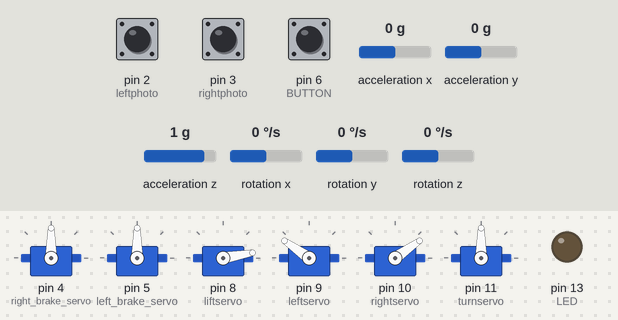
A sketch run on a simulated Arduino Uno, built with avr-gcc and run on an emulated ATmega328P. On the bench: 6 × servo, output pins drawn as LEDs (lit = HIGH). Inputs (shaded band) come from the test bench; at power-on: pin 6 (BUTTON) HIGH, rotation z 0 °/s, acceleration x 0 g, acceleration y 0 g, acceleration z 1 g, pin 2 (leftphoto) LOW, pin 3 (rightphoto) LOW, rotation x 0 °/s, rotation y 0 °/s. What the sketch prints to the serial monitor is not drawn.

Above: at 1.7 s.
1.8 s: pin 6 (BUTTON) pulled LOW for 0.15 s
At 2.1 s:
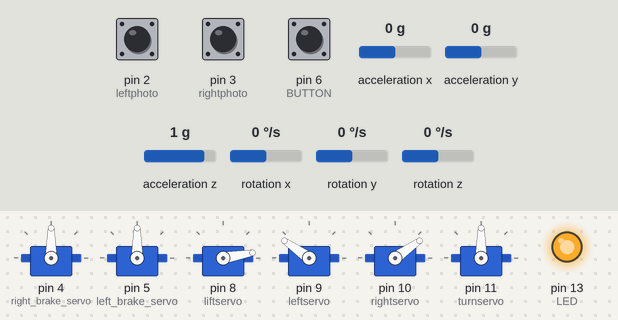
At 2.81 s:
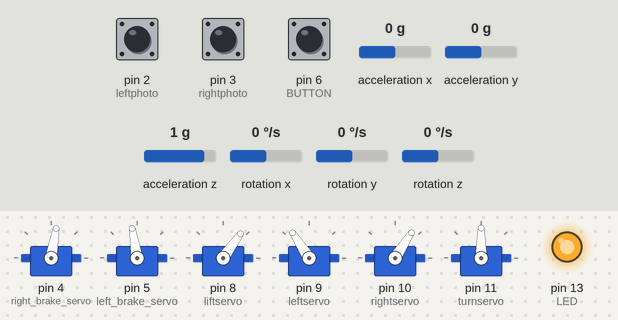
4.8 s: rotation z set to -192 °/s
7.8 s: acceleration x set to -1.4 g
10.8 s: rotation z set to 0 °/s
13.5 s: acceleration y set to 0.8 g
At 14.6 s:
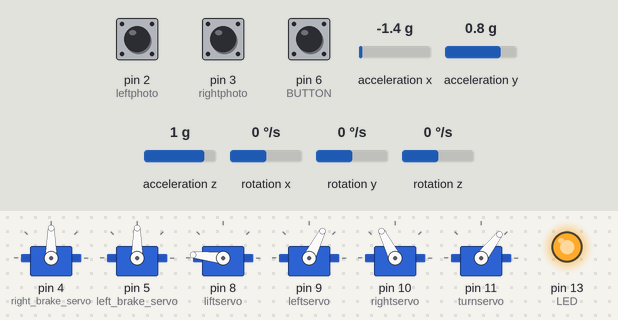
15.0 s: acceleration z set to 0 g
At 16.1 s:
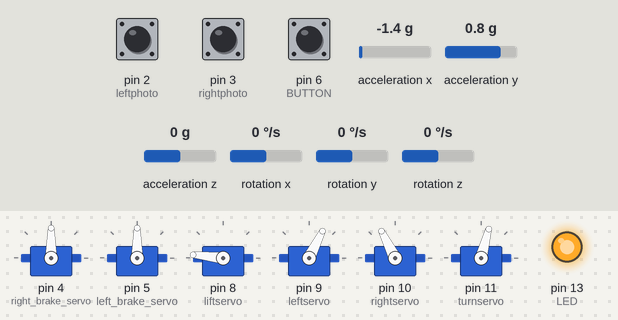
Timing chart, 0 to 17.5 s (numbered marks = the images above; inputs shaded):
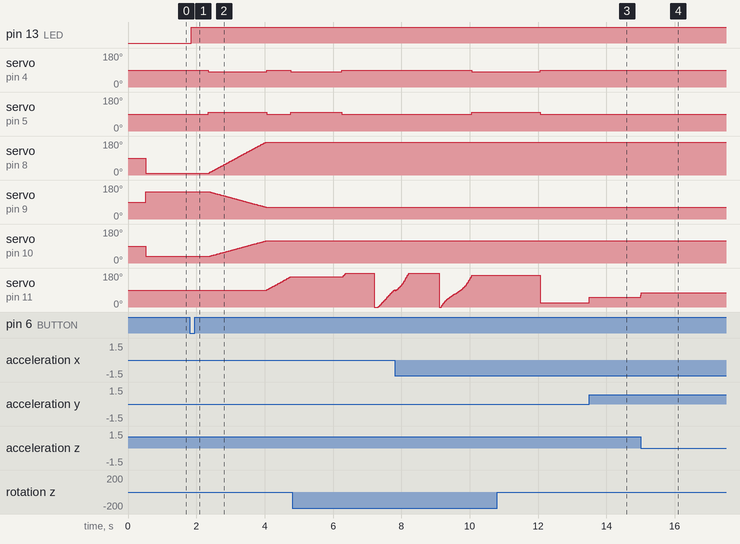

The sketch:

Final_Exam_Code.ino
```cpp
// Library
#include <util/atomic.h> // For the ATOMIC_BLOCK macro
#include <Servo.h> // For servo motor control
#include "I2Cdev.h"// For I2C communicate
#include "MPU6050_6Axis_MotionApps612.h"//For IMU
#if I2CDEV_IMPLEMENTATION == I2CDEV_ARDUINO_WIRE
#include "Wire.h"
#endif
// Declaration
Servo leftservo;// Servo motor
Servo rightservo;// Servo motor
Servo turnservo;// Servo motor
Servo liftservo;// Servo motor
Servo right_brake_servo;
Servo left_brake_servo;
MPU6050 mpu;// IMU
//BOT &LED PIN
#define BUTTON 6  // interrupt only 2 3 available
#define LED 13
// measure distance parameter
#define leftphoto 2
#define rightphoto 3
volatile long leftcounti = 0;
volatile long rightcounti = 0;
float leftphi = 0;
float rightphi = 0;
float d_leftphi = 0;
float d_rightphi = 0;
float last_leftphi = 0;
float last_rightphi = 0;
float leftdisplacement = 0;
float rightdisplacement = 0;
float wheelradius = 1.5;
float wheeldistance = 14.88;
long  leftsensorRead = 0;
long  rightsensorRead = 0;
double x = 0,y = 0,theta = 0;
unsigned long right_time = 0;
unsigned long last_right_time = 0;
unsigned long left_time = 0;
unsigned long last_left_time = 0;
unsigned long time = 0;
#define OUTPUT_READABLE_YAWPITCHROLL
// #define INTERRUPT_PIN 2  // use pin 2 on Arduino Uno & most boards
//time interval
#define interval_1 500
#define interval_2 1500
#define interval_3 3800
#define interval_4 2000
#define interval_5 5000
// Botton Parameter
int led_state = LOW;
int button_state;
int last_button_state = HIGH;
unsigned long last_debounce_time = 0;
unsigned long debounce_delay = 50;
// Motor State
int state = 0;
int i = 0;
int pos_left = 145;
int pos_right = 35;
int pos_lift = 10;
int pos_turn = 90;
// MPU control/status vars
bool dmpReady = false;  // set true if DMP init was successful
uint8_t mpuIntStatus;   // holds actual interrupt status byte from MPU
uint8_t devStatus;      // return status after each device operation (0 = success, !0 = error)
uint16_t packetSize;    // expected DMP packet size (default is 42 bytes)
uint16_t fifoCount;     // count of all bytes currently in FIFO
uint8_t fifoBuffer[64]; // FIFO storage buffer
// orientation/motion vars
Quaternion q;           // [w, x, y, z]         quaternion container
VectorInt16 aa;         // [x, y, z]            accel sensor measurements
VectorInt16 gy;         // [x, y, z]            gyro sensor measurements
VectorInt16 aaReal;     // [x, y, z]            gravity-free accel sensor measurements
VectorInt16 aaWorld;    // [x, y, z]            world-frame accel sensor measurements
VectorFloat gravity;    // [x, y, z]            gravity vector
float ypr[3];           // [yaw, pitch, roll]   yaw/pitch/roll container and gravity vector
double yaw;
// time_interval vars
unsigned long current_time = 0;
unsigned long start_time = 0;
// ================================================================
// ===               INTERRUPT DETECTION ROUTINE                ===
// ================================================================
volatile bool mpuInterrupt = false;     // indicates whether MPU interrupt pin has gone high
void dmpDataReady() {
  mpuInterrupt = true;
}
////////////////////        SETUP        ////////////////////

void setup() {
  pinMode(BUTTON, INPUT_PULLUP);; //set as pull-up resistor
  pinMode(LED,OUTPUT);
  IMU_Initialize();
  right_brake_servo.attach(4);
  left_brake_servo.attach(5);
  liftservo.attach(8);
  leftservo.attach(9);
  rightservo.attach(10);
  turnservo.attach(11);
  right_brake_servo.write(90);
  left_brake_servo.write(90);
  pinMode(leftphoto, INPUT);
  pinMode(rightphoto, INPUT);
  attachInterrupt(digitalPinToInterrupt(rightphoto),rightcount,RISING);
  attachInterrupt(digitalPinToInterrupt(leftphoto),leftcount,RISING);
}
////////////////////        LOOP        ////////////////////
void loop() {
  Serial.print("state:");
  Serial.println(state);
  if (state==0){
    liftservo.write(10);
    leftservo.write(145);
    rightservo.write(35);
    turnservo.write(90);
    ReadAndDebounceBotton();
  }
  if (state==1){
    led_state = !led_state;// LED dark->light
    digitalWrite(LED,led_state); //LED light
    for(start_time = millis() ;  current_time < start_time + interval_1 ; current_time = millis()){
    }
    state++;
  }
  if(state == 2){
    brake();
    open_sails();
    cancel_brake();
    state++;
  }
  if (state == 3){
    turn_sail(160);
    for(start_time = millis() ;  current_time < start_time + interval_2 ; current_time = millis()){
      brake();
    }
    cancel_brake();
    for(start_time = millis() ;  current_time < start_time + interval_3 ; current_time = millis()){
      turn_sail_with_IMU(160);
    }
    for(start_time = millis() ;  current_time < start_time + interval_4 ; current_time = millis()){
      brake();
    }
    cancel_brake();
    for(start_time = millis() ;  current_time < start_time + interval_5 ; current_time = millis()){
      turn_sail_with_IMU(15);
    }
    state++;
  }
  if (state == 4){
    ReadAndDebounceBotton();
    Serial.println(pos_turn);
  }
  if (state == 5){
    led_state = !led_state;// light->dark
    digitalWrite(LED,led_state); //dark
    close_turn_sail();
    close_main_sail();
    close_side_sails();
    state = 0;
  }
}
////////////////////        FUNCTION        ////////////////////
void ReadAndDebounceBotton(){
  int reading = digitalRead(BUTTON);
  if (reading != last_button_state) {
    last_debounce_time = millis();
  }
  if ((millis() - last_debounce_time) > debounce_delay) {
    if (reading != button_state) {
      button_state = reading;
      if (button_state == LOW) {
        state++;
      }
    }
  }
  last_button_state = reading;
}
void open_sails(){
  while((pos_lift < 175) && ( pos_left > 45 && pos_right < 135 )){
      liftservo.write(pos_lift);
      leftservo.write(pos_left);
      rightservo.write(pos_right);
      delay(20);
      if(pos_lift < 175){
        pos_lift += 2;
      }
      Serial.print((pos_lift < 175) && ( pos_left > 45 && pos_right < 135 ));
      Serial.print("\t");
      Serial.println(pos_lift);
      if(pos_left > 45 && pos_right < 135){
        pos_left -= 1;
        pos_right += 1;
      }
    }
}
void IMU_Initialize(){
    // join I2C bus (I2Cdev library doesn't do this automatically)
  #if I2CDEV_IMPLEMENTATION == I2CDEV_ARDUINO_WIRE
    Wire.begin();
    Wire.setClock(400000); // 400kHz I2C clock. Comment this line if having compilation difficulties
    Wire.setWireTimeout(3000, true);
  #elif I2CDEV_IMPLEMENTATION == I2CDEV_BUILTIN_FASTWIRE
    Fastwire::setup(400, true);
  #endif
  // initialize serial communication
  Serial.begin(115200);
  while (!Serial); // wait for Leonardo enumeration, others continue immediately
  // initialize device
  Serial.println(F("Initializing I2C devices..."));
  mpu.initialize();
  //pinMode(INTERRUPT_PIN, INPUT);
  // verify connection
  Serial.println(F("Testing device connections..."));
  Serial.println(mpu.testConnection() ? F("MPU6050 connection successful") : F("MPU6050 connection failed"));
  // wait for ready
  // Serial.println(F("\nSend any character to begin DMP programming and demo: "));
  while (Serial.available() && Serial.read()); // empty buffer
  // while (!Serial.available());                 // wait for data
  // while (Serial.available() && Serial.read()); // empty buffer again

  // load and configure the DMP
  Serial.println(F("Initializing DMP..."));
  devStatus = mpu.dmpInitialize();
  // make sure it worked (returns 0 if so)
  if (devStatus == 0) {
    // Calibration Time: generate offsets and calibrate our MPU6050
    mpu.CalibrateAccel(15);
    mpu.CalibrateGyro(15);
    Serial.println();
    mpu.PrintActiveOffsets();
    // turn on the DMP, now that it's ready
    Serial.println(F("Enabling DMP..."));
    mpu.setDMPEnabled(true);

    // enable Arduino interrupt detection
    Serial.print(F("Enabling interrupt detection (Arduino external interrupt "));
    //Serial.print(digitalPinToInterrupt(INTERRUPT_PIN));
    Serial.println(F(")..."));
    //attachInterrupt(digitalPinToInterrupt(INTERRUPT_PIN), dmpDataReady, RISING);
    Serial.println(mpuInterrupt);
    mpuIntStatus = mpu.getIntStatus();
    // set our DMP Ready flag so the main loop() function knows it's okay to use it
    Serial.println(F("DMP ready! Waiting for first interrupt..."));
    dmpReady = true;
    // get expected DMP packet size for later comparison
    packetSize = mpu.dmpGetFIFOPacketSize();
  } else {
    // ERROR!
    // 1 = initial memory load failed
    // 2 = DMP configuration updates failed
    // (if it's going to break, usually the code will be 1)
    Serial.print(F("DMP Initialization failed (code "));
    Serial.print(devStatus);
    Serial.println(F(")"));
  }
  //Check FullScaleRange
    Serial.print("GyroRange:");
    Serial.print(mpu.getFullScaleGyroRange());
    // 0 = +/- 250 degrees/sec
    // 1 = +/- 500 degrees/sec
    // 2 = +/- 1000 degrees/sec
    // 3 = +/- 2000 degrees/sec *
    Serial.print("\tAccelRange:");
    Serial.print(mpu.getFullScaleAccelRange());
    // 0 = +/- 2g *
    // 1 = +/- 4g
    // 2 = +/- 8g
    // 3 = +/- 16g
}
void IMU_Read(){
// if programming failed, don't try to do anything
  if (!dmpReady) return;
  // read a packet from FIFO
  if (mpu.dmpGetCurrentFIFOPacket(fifoBuffer)) { // Get the Latest packet
    #ifdef OUTPUT_READABLE_YAWPITCHROLL
    // display Euler angles in degrees
    mpu.dmpGetQuaternion(&q, fifoBuffer);
    mpu.dmpGetGravity(&gravity, &q);
    mpu.dmpGetYawPitchRoll(ypr, &q, &gravity);
    Serial.print("ypr\t");
    Serial.print(ypr[0] * 180 / M_PI);
    Serial.print("\t");
    Serial.print(ypr[1] * 180 / M_PI);
    Serial.print("\t");
    Serial.print(ypr[2] * 180 / M_PI);
    /*
      mpu.dmpGetAccel(&aa, fifoBuffer);
      Serial.print("\tRaw Accl XYZ\t");
      Serial.print(aa.x);
      Serial.print("\t");
      Serial.print(aa.y);
      Serial.print("\t");
      Serial.print(aa.z);
      mpu.dmpGetGyro(&gy, fifoBuffer);
      Serial.print("\tRaw Gyro XYZ\t");
      Serial.print(gy.x);
      Serial.print("\t");
      Serial.print(gy.y);
      Serial.print("\t");
      Serial.print(gy.z);
    */
    Serial.println();
    yaw = ypr[0] *180 / M_PI;
    #endif
  }
}
void rightcount(){
  right_time = millis();
  if (right_time - last_right_time >= 50) {
    rightcounti++;
  }
  last_right_time = right_time;
}
void leftcount(){
  left_time = millis();
  if (left_time - last_left_time >= 50) {
    leftcounti++;
  }
  last_left_time = left_time;
}
float Distance(){
  // wheel distance
  leftsensorRead = digitalRead(leftphoto);
  rightsensorRead = digitalRead(rightphoto);
  Serial.print("rightsensorRead:");
  Serial.print(rightsensorRead);
  Serial.print("\tleftsensorRead:");
  Serial.print(leftsensorRead);
  long left_count = 0;
  long right_count = 0;
  ATOMIC_BLOCK(ATOMIC_RESTORESTATE) {
    right_count = rightcounti;
    left_count = leftcounti;
  }
  Serial.print("\trightcount:");
  Serial.print(rightcounti);
  Serial.print("\tleftcount:");
  Serial.print(leftcounti);
  if (millis() - time >= 1){
    rightphi = right_count * 2.0 * PI / 24.0;
    leftphi = left_count * 2.0 * PI / 24.0;
    d_rightphi = rightphi - last_rightphi;
    d_leftphi =  leftphi - last_leftphi;
    theta += (wheelradius*d_rightphi/ (wheeldistance) ) - (wheelradius * d_leftphi/ (wheeldistance) );
    x += cos(theta) * (wheelradius*d_rightphi/2.0 + wheelradius*d_leftphi/2.0);
    y += sin(theta) * (wheelradius*d_rightphi/2.0 + wheelradius*d_leftphi/2.0);
    time = millis();

    last_rightphi = rightphi;
    last_leftphi =  leftphi;
  }

  Serial.print("\t x:");
  Serial.print(x);
  Serial.print("\t y:");
  Serial.print(y);
  Serial.print("\t theta:");
  Serial.println(theta);
  return(x);
}
void brake(){
  right_brake_servo.write(80);
  left_brake_servo.write(99);
}
void cancel_brake(){
  right_brake_servo.write(90);
  left_brake_servo.write(90);
}
void turn_sail(int turn_angle){
  while(pos_turn < turn_angle){
    turnservo.write(pos_turn); delay(10);
    pos_turn += 1;
  }
}
void turn_sail_with_IMU(int turn_angle){
  IMU_Read();
  pos_turn = turn_angle + yaw;
  if(pos_turn < 0){
    pos_turn = 0;
  }
  if(pos_turn > 180){
     pos_turn =  180;
  }
  turnservo.write(pos_turn);
  Serial.println(pos_turn);
}
void close_turn_sail(){
  if(pos_turn > 90){
    while(pos_turn > 90){
    turnservo.write(pos_turn); delay(20);
    pos_turn -= 1;
    Serial.print("pos_turn:");
    Serial.println(pos_turn);
    }
  }
  else{
    while(pos_turn < 90){
    turnservo.write(pos_turn); delay(20);
    pos_turn += 1;
    Serial.print("pos_turn:");
    Serial.println(pos_turn);
    }
  }
}
void close_main_sail(){
  while(pos_lift > 10){
    liftservo.write(pos_lift); delay(20);
    pos_lift -= 1;
  }
}
void close_side_sails(){
  while(pos_left < 145 && pos_right > 35){
    leftservo.write(pos_left); delay(5);
    rightservo.write(pos_right); delay(5);
    pos_left += 1;
    pos_right -= 1;
  }
}
```

Measured:
- after the input at 1.8 s, pin 13 (LED): LOW → HIGH after 0.05 s; servo on pin 4 (right_brake_servo): 90° → 80° after 0.55 s, → 90° 1.7 s later, → 80° 0.70 s later
- after the input at 13.5 s, servo on pin 11 (turnservo): 23° → 52° at once
- after the input at 15.0 s, servo on pin 11 (turnservo): 52° → 75° at once
